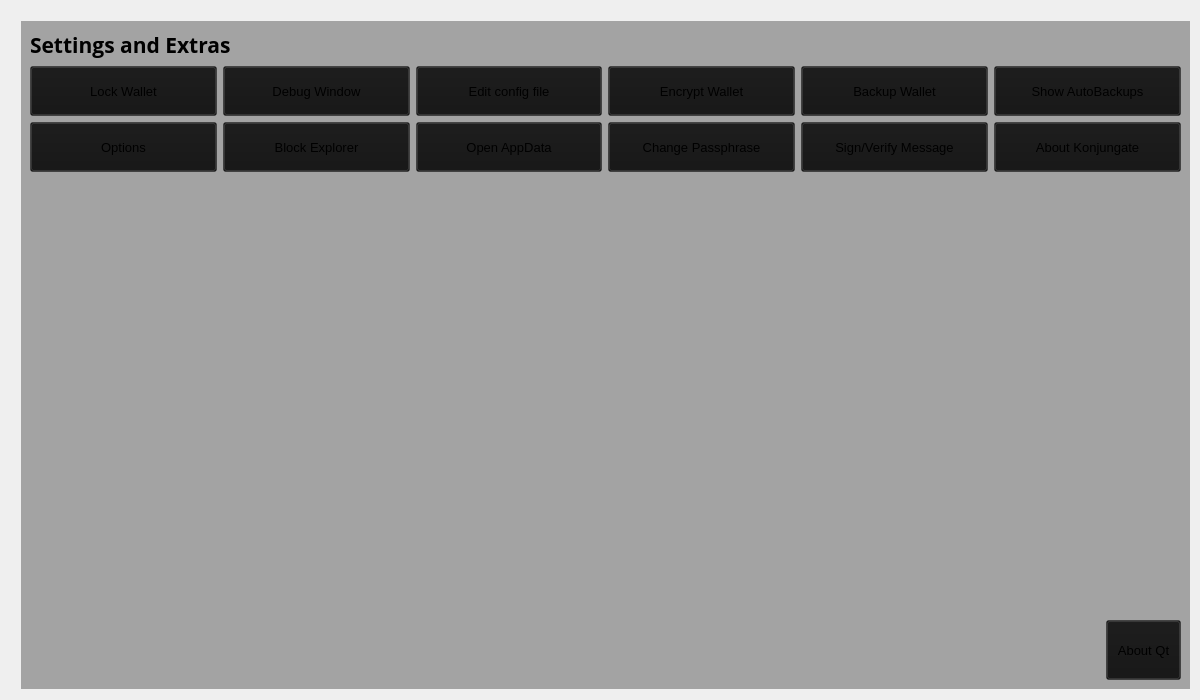
<?xml version="1.0" encoding="UTF-8"?>
<ui version="4.0">
 <class>SettingsPage</class>
 <widget class="QWidget" name="SettingsPage">
  <property name="windowModality">
   <enum>Qt::NonModal</enum>
  </property>
  <property name="enabled">
   <bool>true</bool>
  </property>
  <property name="geometry">
   <rect>
    <x>0</x>
    <y>0</y>
    <width>1200</width>
    <height>700</height>
   </rect>
  </property>
  <property name="sizePolicy">
   <sizepolicy hsizetype="Expanding" vsizetype="Expanding">
    <horstretch>0</horstretch>
    <verstretch>0</verstretch>
   </sizepolicy>
  </property>
  <property name="minimumSize">
   <size>
    <width>0</width>
    <height>0</height>
   </size>
  </property>
  <property name="acceptDrops">
   <bool>false</bool>
  </property>
  <property name="windowTitle">
   <string>Form</string>
  </property>
  <property name="styleSheet">
   <string notr="true"/>
  </property>
  <layout class="QGridLayout">
   <property name="sizeConstraint">
    <enum>QLayout::SetMaximumSize</enum>
   </property>
   <property name="leftMargin">
    <number>21</number>
   </property>
   <property name="topMargin">
    <number>21</number>
   </property>
   <property name="rightMargin">
    <number>10</number>
   </property>
   <item row="1" column="0">
    <widget class="QWidget" name="widget" native="true">
     <property name="sizePolicy">
      <sizepolicy hsizetype="Expanding" vsizetype="Expanding">
       <horstretch>0</horstretch>
       <verstretch>0</verstretch>
      </sizepolicy>
     </property>
     <property name="styleSheet">
      <string notr="true">background: transparent;
background-color: rgba(20, 20, 20, 0.35);
</string>
     </property>
     <layout class="QGridLayout" name="gridLayout01">
      <item row="2" column="0">
       <layout class="QHBoxLayout" name="horizontalLayout_3">
        <item>
         <widget class="QPushButton" name="options">
          <property name="minimumSize">
           <size>
            <width>0</width>
            <height>50</height>
           </size>
          </property>
          <property name="font">
           <font>
            <pointsize>10</pointsize>
           </font>
          </property>
          <property name="text">
           <string>Options</string>
          </property>
         </widget>
        </item>
        <item>
         <widget class="QPushButton" name="blockexplorer">
          <property name="minimumSize">
           <size>
            <width>0</width>
            <height>50</height>
           </size>
          </property>
          <property name="font">
           <font>
            <pointsize>10</pointsize>
           </font>
          </property>
          <property name="text">
           <string>Block Explorer</string>
          </property>
         </widget>
        </item>
        <item>
         <widget class="QPushButton" name="open_datafolder">
          <property name="minimumSize">
           <size>
            <width>0</width>
            <height>50</height>
           </size>
          </property>
          <property name="font">
           <font>
            <pointsize>10</pointsize>
           </font>
          </property>
          <property name="text">
           <string>Open AppData</string>
          </property>
         </widget>
        </item>
        <item>
         <widget class="QPushButton" name="changepassphrase">
          <property name="minimumSize">
           <size>
            <width>0</width>
            <height>50</height>
           </size>
          </property>
          <property name="font">
           <font>
            <pointsize>10</pointsize>
           </font>
          </property>
          <property name="text">
           <string>Change Passphrase</string>
          </property>
         </widget>
        </item>
        <item>
         <widget class="QPushButton" name="signmesage">
          <property name="minimumSize">
           <size>
            <width>0</width>
            <height>50</height>
           </size>
          </property>
          <property name="font">
           <font>
            <pointsize>10</pointsize>
           </font>
          </property>
          <property name="text">
           <string>Sign/Verify Message</string>
          </property>
         </widget>
        </item>
        <item>
         <widget class="QPushButton" name="aboutcoin">
          <property name="minimumSize">
           <size>
            <width>0</width>
            <height>50</height>
           </size>
          </property>
          <property name="font">
           <font>
            <pointsize>10</pointsize>
           </font>
          </property>
          <property name="text">
           <string>About Konjungate</string>
          </property>
         </widget>
        </item>
       </layout>
      </item>
      <item row="6" column="0">
       <layout class="QHBoxLayout" name="horizontalLayout_5">
        <property name="bottomMargin">
         <number>0</number>
        </property>
        <item>
         <spacer name="horizontalSpacer">
          <property name="orientation">
           <enum>Qt::Horizontal</enum>
          </property>
          <property name="sizeHint" stdset="0">
           <size>
            <width>40</width>
            <height>20</height>
           </size>
          </property>
         </spacer>
        </item>
        <item>
         <widget class="QPushButton" name="aboutqt">
          <property name="minimumSize">
           <size>
            <width>60</width>
            <height>60</height>
           </size>
          </property>
          <property name="maximumSize">
           <size>
            <width>75</width>
            <height>16777215</height>
           </size>
          </property>
          <property name="font">
           <font>
            <pointsize>10</pointsize>
           </font>
          </property>
          <property name="text">
           <string>About Qt</string>
          </property>
         </widget>
        </item>
       </layout>
      </item>
      <item row="0" column="0">
       <layout class="QHBoxLayout" name="horizontalLayout_4">
        <property name="spacing">
         <number>7</number>
        </property>
        <item>
         <widget class="QLabel" name="label_5">
          <property name="font">
           <font>
            <family>Open Sans,sans-serif</family>
            <pointsize>16</pointsize>
            <weight>75</weight>
            <bold>true</bold>
           </font>
          </property>
          <property name="styleSheet">
           <string notr="true">background: transparent;</string>
          </property>
          <property name="text">
           <string>Settings and Extras</string>
          </property>
         </widget>
        </item>
        <item>
         <spacer name="horizontalSpacer_2">
          <property name="orientation">
           <enum>Qt::Horizontal</enum>
          </property>
          <property name="sizeHint" stdset="0">
           <size>
            <width>40</width>
            <height>20</height>
           </size>
          </property>
         </spacer>
        </item>
       </layout>
      </item>
      <item row="1" column="0">
       <layout class="QHBoxLayout" name="horizontalLayout_2">
        <item>
         <widget class="QPushButton" name="lockwallet">
          <property name="minimumSize">
           <size>
            <width>0</width>
            <height>50</height>
           </size>
          </property>
          <property name="font">
           <font>
            <pointsize>10</pointsize>
           </font>
          </property>
          <property name="text">
           <string>Lock Wallet</string>
          </property>
         </widget>
        </item>
        <item>
         <widget class="QPushButton" name="debugwindow">
          <property name="minimumSize">
           <size>
            <width>0</width>
            <height>50</height>
           </size>
          </property>
          <property name="font">
           <font>
            <pointsize>10</pointsize>
           </font>
          </property>
          <property name="text">
           <string>Debug Window</string>
          </property>
         </widget>
        </item>
        <item>
         <widget class="QPushButton" name="editconf">
          <property name="minimumSize">
           <size>
            <width>0</width>
            <height>50</height>
           </size>
          </property>
          <property name="font">
           <font>
            <pointsize>10</pointsize>
           </font>
          </property>
          <property name="text">
           <string>Edit config file</string>
          </property>
         </widget>
        </item>
        <item>
         <widget class="QPushButton" name="encryptwallet">
          <property name="minimumSize">
           <size>
            <width>0</width>
            <height>50</height>
           </size>
          </property>
          <property name="font">
           <font>
            <pointsize>10</pointsize>
           </font>
          </property>
          <property name="text">
           <string>Encrypt Wallet</string>
          </property>
         </widget>
        </item>
        <item>
         <widget class="QPushButton" name="backupwallet">
          <property name="minimumSize">
           <size>
            <width>0</width>
            <height>50</height>
           </size>
          </property>
          <property name="font">
           <font>
            <pointsize>10</pointsize>
           </font>
          </property>
          <property name="text">
           <string>Backup Wallet</string>
          </property>
         </widget>
        </item>
        <item>
         <widget class="QPushButton" name="show_autobackups">
          <property name="minimumSize">
           <size>
            <width>0</width>
            <height>50</height>
           </size>
          </property>
          <property name="font">
           <font>
            <pointsize>10</pointsize>
           </font>
          </property>
          <property name="text">
           <string>Show AutoBackups</string>
          </property>
         </widget>
        </item>
       </layout>
      </item>
      <item row="3" column="0">
       <spacer name="verticalSpacer">
        <property name="orientation">
         <enum>Qt::Vertical</enum>
        </property>
        <property name="sizeHint" stdset="0">
         <size>
          <width>20</width>
          <height>40</height>
         </size>
        </property>
       </spacer>
      </item>
     </layout>
    </widget>
   </item>
  </layout>
 </widget>
 <resources/>
 <connections/>
</ui>
